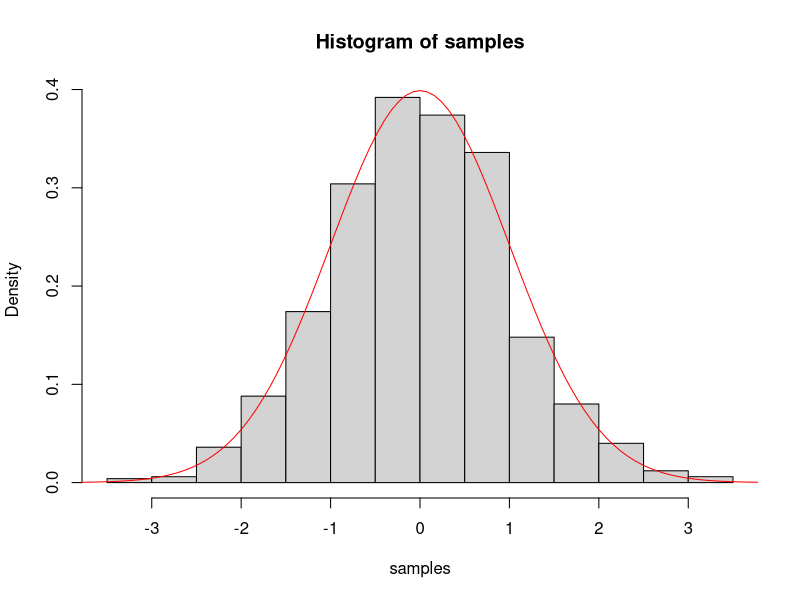
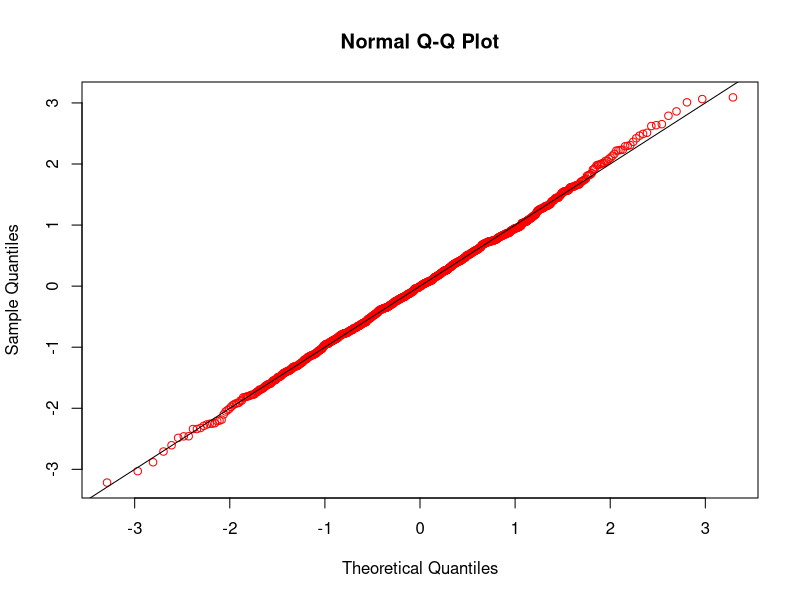

These figures' R source, in order:
samples <- rnorm(1000, 0, 1)

hist(samples, prob=T)

curve(dnorm, -4, 4, add=T, col="red")

qqnorm(samples, col="red")

abline(0,1)

?abline




















